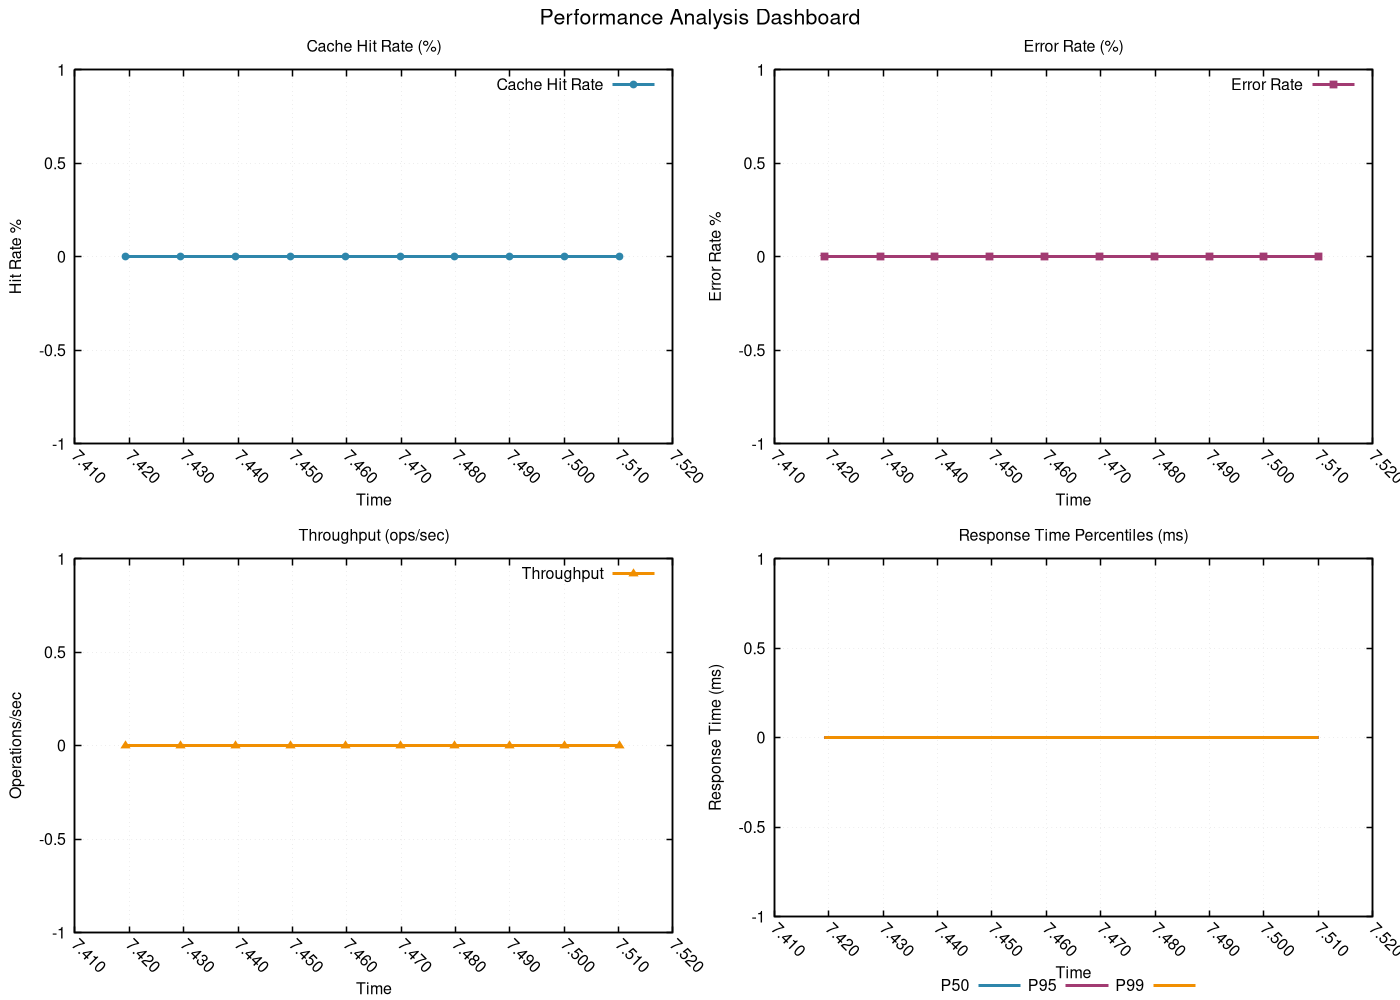

gnuplot code for this plot:
# GNUplot script for performance metrics
set terminal pngcairo enhanced font 'Helvetica,12' size 1400,1000
set output 'png/linear_search_20260131_225833_algorithm.png'

set multiplot layout 2,2 title 'Performance Analysis Dashboard' font 'Helvetica,16'
set style line 1 lc rgb '#2E86AB' lt 1 lw 3 pt 7 ps 0.8
set style line 2 lc rgb '#A23B72' lt 1 lw 3 pt 5 ps 0.8
set style line 3 lc rgb '#F18F01' lt 1 lw 3 pt 9 ps 0.8
set style line 4 lc rgb '#F19C79' lt 1 lw 3 pt 11 ps 0.8
set style line 5 lc rgb '#0ABB9F' lt 1 lw 3 pt 13 ps 0.8

set format x "%.3f"
set xtics rotate by -45
set autoscale x

set title 'Cache Hit Rate (%)'
set xlabel 'Time'
set ylabel 'Hit Rate %'
set grid linestyle 1 lc rgb '#D3D3D3' lt 0 lw 1
set border linewidth 1.5
plot 'png/linear_search_20260131_225833_algorithm.dat' using 1:11 with linespoints ls 1 title 'Cache Hit Rate'
set title 'Error Rate (%)'
set xlabel 'Time'
set ylabel 'Error Rate %'
set grid linestyle 1 lc rgb '#D3D3D3' lt 0 lw 1
set border linewidth 1.5
plot 'png/linear_search_20260131_225833_algorithm.dat' using 1:12 with linespoints ls 2 title 'Error Rate'
set title 'Throughput (ops/sec)'
set xlabel 'Time'
set ylabel 'Operations/sec'
set grid linestyle 1 lc rgb '#D3D3D3' lt 0 lw 1
set border linewidth 1.5
plot 'png/linear_search_20260131_225833_algorithm.dat' using 1:13 with linespoints ls 3 title 'Throughput'
set title 'Response Time Percentiles (ms)'
set xlabel 'Time'
set ylabel 'Response Time (ms)'
set grid linestyle 1 lc rgb '#D3D3D3' lt 0 lw 1
set border linewidth 1.5
set key outside center bottom horizontal
plot 'png/linear_search_20260131_225833_algorithm.dat' using 1:14 with lines ls 1 title 'P50', \
     'png/linear_search_20260131_225833_algorithm.dat' using 1:15 with lines ls 2 title 'P95', \
     'png/linear_search_20260131_225833_algorithm.dat' using 1:16 with lines ls 3 title 'P99'
unset multiplot
